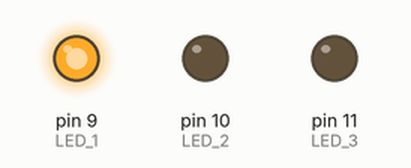
Simulated run of this sketch. Board: Arduino Uno, built with avr-gcc and run on an emulated ATmega328P. Shown: output pins drawn as LEDs (lit = HIGH).

Above: at 0.1 s.
At 1.1 s:
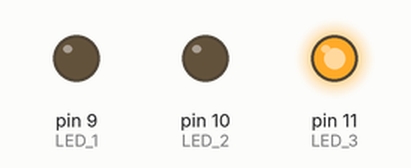
At 2.7 s:
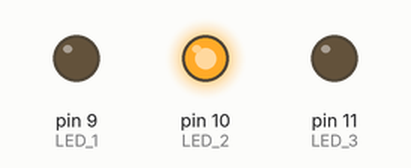
Timing chart, 0 to 3.0 s (numbered marks = the images above):
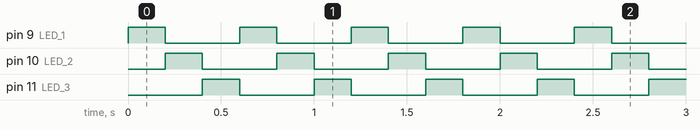

Measured:
- by itself, pin 9 (LED_1), pin 10 (LED_2), pin 11 (LED_3): alternates HIGH for 0.20 s and LOW for 0.40 s
- by itself, everything shown: repeats every 0.60 s, in 3 steps

The sketch:

T2_chasing_starter.ino
```cpp
// T2_chasing_starter.ino
// Tier 2 starter sketch for the "chasing" pattern choice in Project 1.
//
// Three LEDs light up one at a time in sequence, like a chase light on a sign.
// This is a Channel A Level 2 starter sketch — the student uploads it as-is
// first, then uses Claude Code to modify it to match their own design choices.
//
// Before asking Claude Code to help you change this sketch, first fill in
// three things on your task card:
//   (a) What I want to happen: [describe the behaviour you want]
//   (b) What's currently happening: [describe what the sketch does now]
//   (c) What I've tried: [what you've already looked at or considered]
// Then ask Claude Code.
//
// Easy things to change (try one at a time):
//   - STEP_DELAY_MS — change 200 to 100 for a faster chase, or 400 for slower
//   - LED pin numbers
//   - Add a fourth or fifth LED by adding a new pin and a new step in loop()
//   - Reverse the direction of the chase
//
// Wiring: you need THREE LEDs for this pattern, not just two. Wire them to
// pins 9, 10, and 11, each with a 220 Ω current-limiting resistor, each with
// the short leg going to GND.

const int LED_1 = 9;
const int LED_2 = 10;
const int LED_3 = 11;
const int STEP_DELAY_MS = 200;

void setup() {
  pinMode(LED_1, OUTPUT);
  pinMode(LED_2, OUTPUT);
  pinMode(LED_3, OUTPUT);
}

void loop() {
  // Step 1: LED 1 on, others off
  digitalWrite(LED_1, HIGH);
  digitalWrite(LED_2, LOW);
  digitalWrite(LED_3, LOW);
  delay(STEP_DELAY_MS);

  // Step 2: LED 2 on, others off
  digitalWrite(LED_1, LOW);
  digitalWrite(LED_2, HIGH);
  digitalWrite(LED_3, LOW);
  delay(STEP_DELAY_MS);

  // Step 3: LED 3 on, others off
  digitalWrite(LED_1, LOW);
  digitalWrite(LED_2, LOW);
  digitalWrite(LED_3, HIGH);
  delay(STEP_DELAY_MS);
}
```
